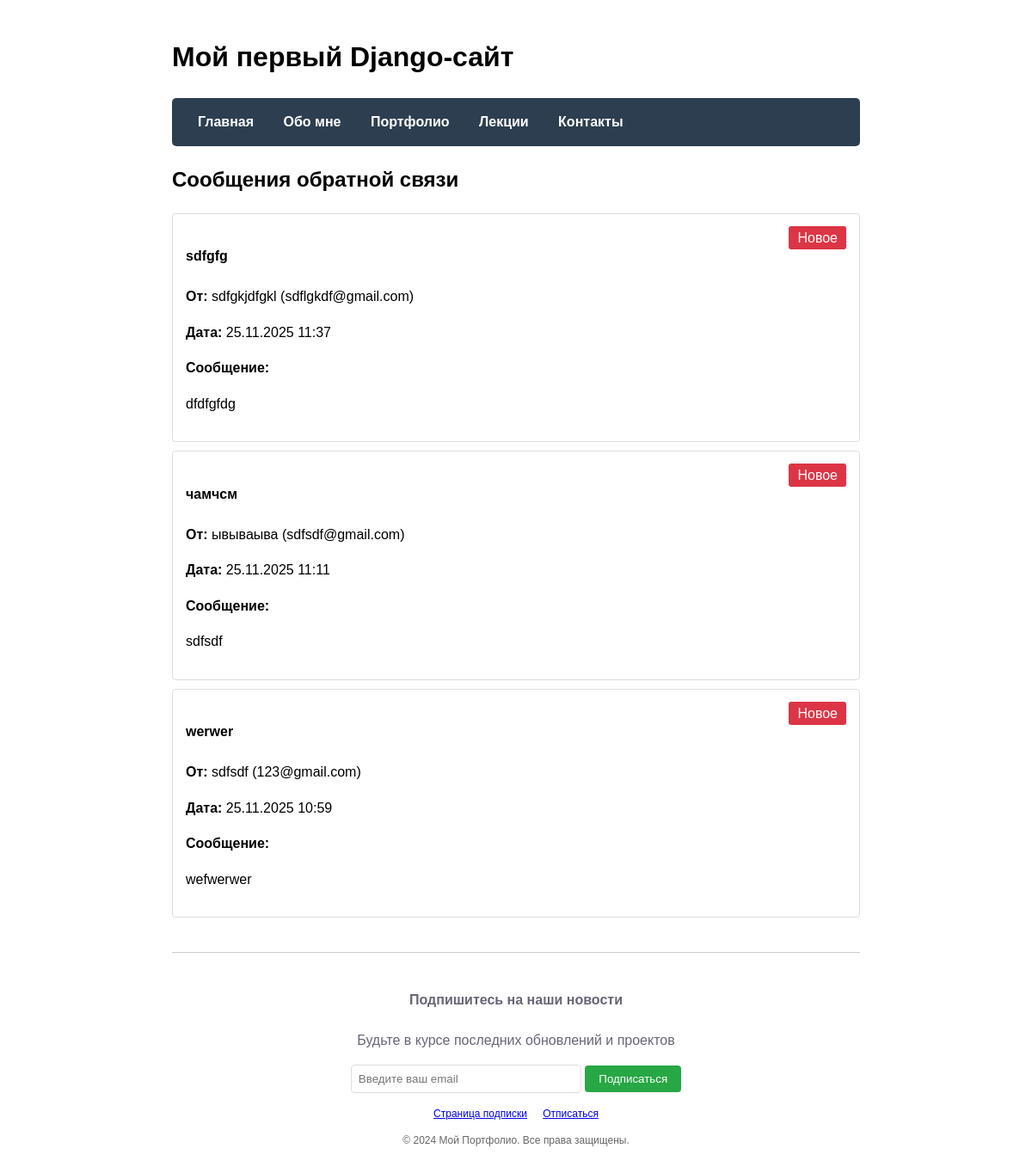
Screenshot of /feedback/ (signed in) with the database file from the repository.
### main/models.py (models this page shows, shortened)
class Feedback(models.Model):
    name = models.CharField(max_length=100, verbose_name='Имя')
    email = models.EmailField(verbose_name='Email')
    subject = models.CharField(max_length=200, verbose_name='Тема сообщения')
    message = models.TextField(verbose_name='Сообщение')
    created_at = models.DateTimeField(auto_now_add=True, verbose_name='Дата отправки')
    is_processed = models.BooleanField(default=False, verbose_name='Обработано')
    class Meta:
        verbose_name = 'Обратная связь'
        verbose_name_plural = 'Обратные связи'
        ordering = ['-created_at']

### main/views.py (the view)
# urls.py: path('feedback/', views.feedback_list, name='feedback_list'),
def feedback_list(request):
    if not request.user.is_staff:
        return redirect('home')
    feedbacks = Feedback.objects.all()
    context = {
        'title': 'Сообщения обратной связи',
        'feedbacks': feedbacks
    }
    return render(request, 'main/feedback_list.html', context)

### main/templates/main/feedback_list.html
{% extends 'main/layout.html' %}
{% block content %}
<div class="feedback-list">
    <h2>{{ title }}</h2>
    {% if feedbacks %}
        {% for feedback in feedbacks %}
        <div class="feedback-item" style="border: 1px solid #ddd; padding: 15px; margin: 10px 0; border-radius: 4px;">
            <div style="display: flex; justify-content: between; align-items: start;">
                <div style="flex: 1;">
                    <h4>{{ feedback.subject }}</h4>
                    <p><strong>От:</strong> {{ feedback.name }} ({{ feedback.email }})</p>
                    <p><strong>Дата:</strong> {{ feedback.created_at|date:"d.m.Y H:i" }}</p>
                    <p><strong>Сообщение:</strong></p>
                    <p>{{ feedback.message }}</p>
                </div>
                <div style="margin-left: 20px;">
                    {% if feedback.is_processed %}
                    <span style="background: #28a745; color: white; padding: 5px 10px; border-radius: 3px;">Обработано</span>
                    {% else %}
                    <span style="background: #dc3545; color: white; padding: 5px 10px; border-radius: 3px;">Новое</span>
                    {% endif %}
                </div>
            </div>
        </div>
        {% endfor %}
    {% else %}
        <p>Сообщений пока нет.</p>
    {% endif %}
</div>
{% endblock %}

### main/templates/main/layout.html (style rules this page uses)
body { font-family: Arial, sans-serif; max-width: 800px; margin: 0 auto; padding: 20px; line-height: 1.6; }

### rows the page displays
Feedback: subject "sdfgfg", name "sdfgkjdfgkl", email "sdflgkdf@gmail.com", created_at "25.11.2025 11:37", message "dfdfgfdg", is_processed "Новое"
Feedback: subject "чамчсм", name "ывываыва", email "sdfsdf@gmail.com", created_at "25.11.2025 11:11", message "sdfsdf", is_processed "Новое"
Feedback: subject "werwer", name "sdfsdf", email "123@gmail.com", created_at "25.11.2025 10:59", message "wefwerwer", is_processed "Новое"

### other values shown
{{ title }} "Сообщения обратной связи"
